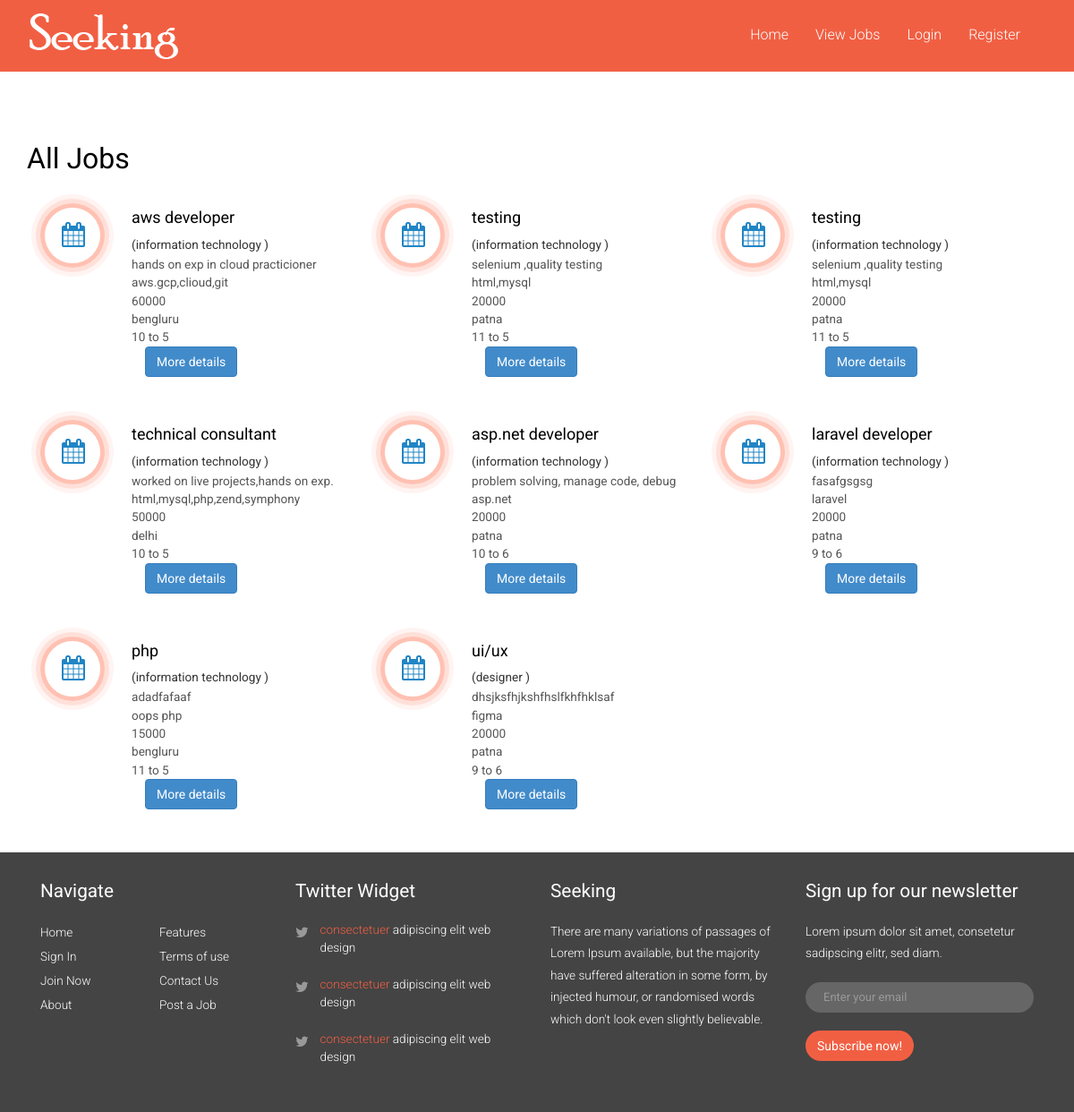
Screenshot of /viewjobs.php with the database file from the repository.
### tables this page shows
CREATE TABLE `jobs` (
  `jobid` int(11) NOT NULL,
  `name` varchar(50) NOT NULL,
  `description` varchar(500) NOT NULL,
  `skill` varchar(100) NOT NULL,
  `timing` varchar(50) NOT NULL,
  `date` date NOT NULL,
  `salary` int(11) NOT NULL,
  `location` varchar(100) NOT NULL,
  `catid` int(11) NOT NULL
);

CREATE TABLE `categories` (
  `catid` int(11) NOT NULL,
  `name` varchar(50) NOT NULL
);

### viewjobs.php (the view, shortened to what this page needs)
<!DOCTYPE HTML>
<html>
<head>
<link href="css/bootstrap-3.1.1.min.css" rel='stylesheet' type='text/css' />
<link href="css/style.css" rel='stylesheet' type='text/css' />
<link href="css/font-awesome.css" rel="stylesheet">
</head>
<body>
<?php include('header.php'); ?>
<?php include('connection.php'); ?>
<div class="container">
    <div class="single">
       <div class="box_2">
       	<h3>All Jobs</h3>
       	 <?php
       $sql ="SELECT jobs.jobid, jobs.name, categories.name AS 'catname' ,jobs.description,jobs.skill,jobs.timing,jobs.date,jobs.salary,jobs.location FROM jobs INNER JOIN categories ON  jobs.catid = categories.catid ORDER BY jobs.jobid DESC";
         $res = mysqli_query($conn, $sql);
         if (mysqli_num_rows($res) > 0)
          {
             while ($jobdata = mysqli_fetch_assoc( $res))
              {
                 ?>
     <div class="col-md-4 icon-service">
       		<div class="icon">
				<i class="fa fa-calendar"></i>
			</div>
			<div class="icon-box-body">
				<h4><?php echo $jobdata['name'];  ?></h4>
				<small>(<?php echo $jobdata['catname']; ?> )</small>
				<p><?php echo $jobdata['description'];  ?></p>
				<p><?php echo $jobdata['skill'];  ?></p>
				<p><?php echo $jobdata['salary'];  ?></p>
				<p><?php echo $jobdata['location'];  ?></p>
        <p><?php echo $jobdata['timing'];  ?></p>
        <div class="col-sm-2">
         <a href="single.php?jbid=<?php echo $jobdata['jobid']; ?>" class="btn btn-primary">More details</a>
        </div>
			</div>
		</div>
		<?php
	          }
     }
		?>
      </div>
	</div>
</div>
<?php include('footer.php'); ?>
</body>
</html>

### css/style.css (style rules this page uses)
h4, h5, h6, h1, h2, h3 { margin-top: 0; }
p { margin: 0; }
html, body { font-family: 'Roboto', sans-serif; font-size: 100%; background:#fff; }
body a { transition:0.5s all; -webkit-transition:0.5s all; -moz-transition:0.5s all; -o-transition:0.5s all; -ms-transition:0.5s all; }
.single { padding:5em 0; }
.box_2 h3, .box_1 h3, .box_3 h3 { color:#000; font-size:2em; margin-bottom:1em; font-weight: 400; }
.icon-service { margin-bottom:3em; }
.icon-service .icon { float: left; width: 72px; height: 72px; line-height: 72px; margin-right: 30px; font-size: 28px; text-align: center; background: #fff; color:#2185C5; position: relative; border-radius: 50%; -webkit-box-shadow: inset 0 0 0 5px rgba(255, 50, 0, 0.3); box-shadow: inset 0 0 0 5px rgba(255, 50, 0, 0.3); -webkit-transition: 0.3s; transition: 0.3s; }
.icon-service .icon:before { content: ""; display: block; position: absolute; width: 100%; height: 100%; z-index: 2; border-radius: 50%; top: 0; left: 0; padding: 0; -webkit-box-shadow: 0 0 0 5px rgba(255, 50, 0, 0.1); box-shadow: 0 0 0 5px rgba(255, 50, 0, 0.1); -webkit-transition: 0.3s; transition: 0.3s; }
.icon-service .icon i { position: relative; z-index: 2; margin: -2px 0 0 2px; }
.icon-service .icon:after { content: ""; display: block; position: absolute; width: 100%; height: 100%; z-index: 2; border-radius: 50%; top: 0; left: 0; padding: 0; -webkit-box-shadow: 0 0 0 10px rgba(255, 50, 0, 0.05); box-shadow: 0 0 0 10px rgba(255, 50, 0, 0.05); -webkit-transition: 0.3s; transition: 0.3s; }
.icon-service .icon-box-body { overflow: hidden; position: relative; z-index: 2; }
.icon-box-body h4 { padding-top: 6px; margin-bottom: .5em; color:#000; font-weight: 400; }
.icon-box-body p { color:#555; font-size:0.85em; line-height:1.5em; }
.box_2 { margin-bottom:3em; }
.headings h1, h2,h3,h4,h5,h6 { font-weight:400; }

### rows the page displays
jobs: name "aws developer", catid.name "information technology", description "hands on exp in cloud practicioner", skill "aws.gcp,clioud,git", salary "60000", location "bengluru", timing "10 to 5"
jobs: name "testing", catid.name "information technology", description "selenium ,quality testing", skill "html,mysql", salary "20000", location "patna", timing "11 to 5"
jobs: name "testing", catid.name "information technology", description "selenium ,quality testing", skill "html,mysql", salary "20000", location "patna", timing "11 to 5"
jobs: name "technical consultant", catid.name "information technology", description "worked on live projects,hands on exp.", skill "html,mysql,php,zend,symphony", salary "50000", location "delhi", timing "10 to 5"
jobs: name "asp.net developer", catid.name "information technology", description "problem solving, manage code, debug", skill "asp.net", salary "20000", location "patna", timing "10 to 6"
jobs: name "laravel developer", catid.name "information technology", description "fasafgsgsg", skill "laravel", salary "20000", location "patna", timing "9 to 6"
jobs: name "php", catid.name "information technology", description "adadfafaaf", skill "oops php", salary "15000", location "bengluru", timing "11 to 5"
jobs: name "ui/ux", catid.name "designer", description "dhsjksfhjkshfhslfkhfhklsaf", skill "figma", salary "20000", location "patna", timing "9 to 6"
